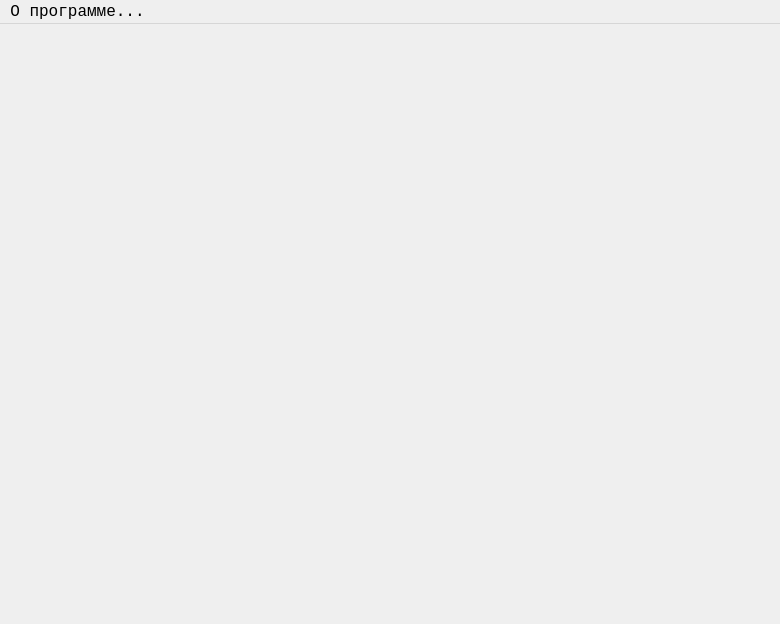
<?xml version="1.0" encoding="UTF-8"?>
<ui version="4.0">
 <class>MainWindow</class>
 <widget class="QMainWindow" name="MainWindow">
  <property name="geometry">
   <rect>
    <x>0</x>
    <y>0</y>
    <width>780</width>
    <height>624</height>
   </rect>
  </property>
  <property name="sizePolicy">
   <sizepolicy hsizetype="Preferred" vsizetype="Preferred">
    <horstretch>0</horstretch>
    <verstretch>0</verstretch>
   </sizepolicy>
  </property>
  <property name="minimumSize">
   <size>
    <width>780</width>
    <height>624</height>
   </size>
  </property>
  <property name="maximumSize">
   <size>
    <width>780</width>
    <height>624</height>
   </size>
  </property>
  <property name="font">
   <font>
    <family>Monospace</family>
    <pointsize>12</pointsize>
   </font>
  </property>
  <property name="windowTitle">
   <string>Электромагнитная индукция</string>
  </property>
  <property name="autoFillBackground">
   <bool>true</bool>
  </property>
  <property name="tabShape">
   <enum>QTabWidget::Rounded</enum>
  </property>
  <widget class="QWidget" name="centralwidget">
   <property name="minimumSize">
    <size>
     <width>780</width>
     <height>600</height>
    </size>
   </property>
   <widget class="QStackedWidget" name="stackedWidget">
    <property name="geometry">
     <rect>
      <x>0</x>
      <y>0</y>
      <width>780</width>
      <height>600</height>
     </rect>
    </property>
    <property name="sizePolicy">
     <sizepolicy hsizetype="Expanding" vsizetype="Expanding">
      <horstretch>0</horstretch>
      <verstretch>0</verstretch>
     </sizepolicy>
    </property>
    <property name="currentIndex">
     <number>2</number>
    </property>
    <widget class="QWidget" name="clean_show"/>
    <widget class="QWidget" name="main_menu">
     <widget class="QWidget" name="verticalLayoutWidget_2">
      <property name="geometry">
       <rect>
        <x>170</x>
        <y>60</y>
        <width>441</width>
        <height>461</height>
       </rect>
      </property>
      <layout class="QVBoxLayout" name="menu">
       <property name="spacing">
        <number>0</number>
       </property>
       <item>
        <widget class="QPushButton" name="Theory">
         <property name="sizePolicy">
          <sizepolicy hsizetype="Preferred" vsizetype="Preferred">
           <horstretch>0</horstretch>
           <verstretch>0</verstretch>
          </sizepolicy>
         </property>
         <property name="font">
          <font>
           <family>Monospace</family>
           <pointsize>12</pointsize>
           <weight>50</weight>
           <bold>false</bold>
          </font>
         </property>
         <property name="text">
          <string>Теория</string>
         </property>
        </widget>
       </item>
       <item>
        <widget class="QPushButton" name="Faradei">
         <property name="sizePolicy">
          <sizepolicy hsizetype="Preferred" vsizetype="Preferred">
           <horstretch>0</horstretch>
           <verstretch>0</verstretch>
          </sizepolicy>
         </property>
         <property name="font">
          <font>
           <family>Monospace</family>
           <pointsize>12</pointsize>
           <weight>50</weight>
           <bold>false</bold>
          </font>
         </property>
         <property name="text">
          <string>Демонстрация</string>
         </property>
        </widget>
       </item>
       <item>
        <widget class="QPushButton" name="Exercise">
         <property name="sizePolicy">
          <sizepolicy hsizetype="Preferred" vsizetype="Preferred">
           <horstretch>0</horstretch>
           <verstretch>0</verstretch>
          </sizepolicy>
         </property>
         <property name="font">
          <font>
           <family>Monospace</family>
           <pointsize>12</pointsize>
           <weight>50</weight>
           <bold>false</bold>
          </font>
         </property>
         <property name="text">
          <string>Задачи</string>
         </property>
        </widget>
       </item>
       <item>
        <widget class="QPushButton" name="Test">
         <property name="sizePolicy">
          <sizepolicy hsizetype="Preferred" vsizetype="Preferred">
           <horstretch>0</horstretch>
           <verstretch>0</verstretch>
          </sizepolicy>
         </property>
         <property name="font">
          <font>
           <family>Monospace</family>
           <pointsize>12</pointsize>
          </font>
         </property>
         <property name="text">
          <string>Тестирование</string>
         </property>
        </widget>
       </item>
       <item>
        <widget class="QPushButton" name="Change">
         <property name="sizePolicy">
          <sizepolicy hsizetype="Preferred" vsizetype="Preferred">
           <horstretch>0</horstretch>
           <verstretch>0</verstretch>
          </sizepolicy>
         </property>
         <property name="font">
          <font>
           <family>Monospace</family>
           <pointsize>12</pointsize>
           <weight>50</weight>
           <bold>false</bold>
          </font>
         </property>
         <property name="text">
          <string>Поменять пользователя</string>
         </property>
        </widget>
       </item>
      </layout>
     </widget>
    </widget>
    <widget class="exercise" name="exercise_show"/>
    <widget class="theory" name="theory_show"/>
    <widget class="faradei" name="faradei_show"/>
    <widget class="test" name="test_show"/>
    <widget class="admin" name="admin_show"/>
   </widget>
  </widget>
  <widget class="QMenuBar" name="menuBar">
   <property name="geometry">
    <rect>
     <x>0</x>
     <y>0</y>
     <width>780</width>
     <height>24</height>
    </rect>
   </property>
   <widget class="QMenu" name="Information">
    <property name="geometry">
     <rect>
      <x>340</x>
      <y>119</y>
      <width>254</width>
      <height>108</height>
     </rect>
    </property>
    <property name="title">
     <string>О программе...</string>
    </property>
    <addaction name="prog_info"/>
    <addaction name="Statistica"/>
   </widget>
   <addaction name="Information"/>
  </widget>
  <action name="prog_info">
   <property name="text">
    <string>Информация</string>
   </property>
  </action>
  <action name="Statistica">
   <property name="text">
    <string>Статистика</string>
   </property>
  </action>
 </widget>
 <customwidgets>
  <customwidget>
   <class>theory</class>
   <extends>QWidget</extends>
   <header location="global">theory.h</header>
   <container>1</container>
  </customwidget>
  <customwidget>
   <class>test</class>
   <extends>QWidget</extends>
   <header location="global">test.h</header>
   <container>1</container>
  </customwidget>
  <customwidget>
   <class>exercise</class>
   <extends>QWidget</extends>
   <header location="global">exercise.h</header>
   <container>1</container>
  </customwidget>
  <customwidget>
   <class>admin</class>
   <extends>QWidget</extends>
   <header location="global">admin.h</header>
   <container>1</container>
  </customwidget>
  <customwidget>
   <class>faradei</class>
   <extends>QWidget</extends>
   <header location="global">faradei.h</header>
   <container>1</container>
  </customwidget>
 </customwidgets>
 <resources/>
 <connections/>
</ui>
